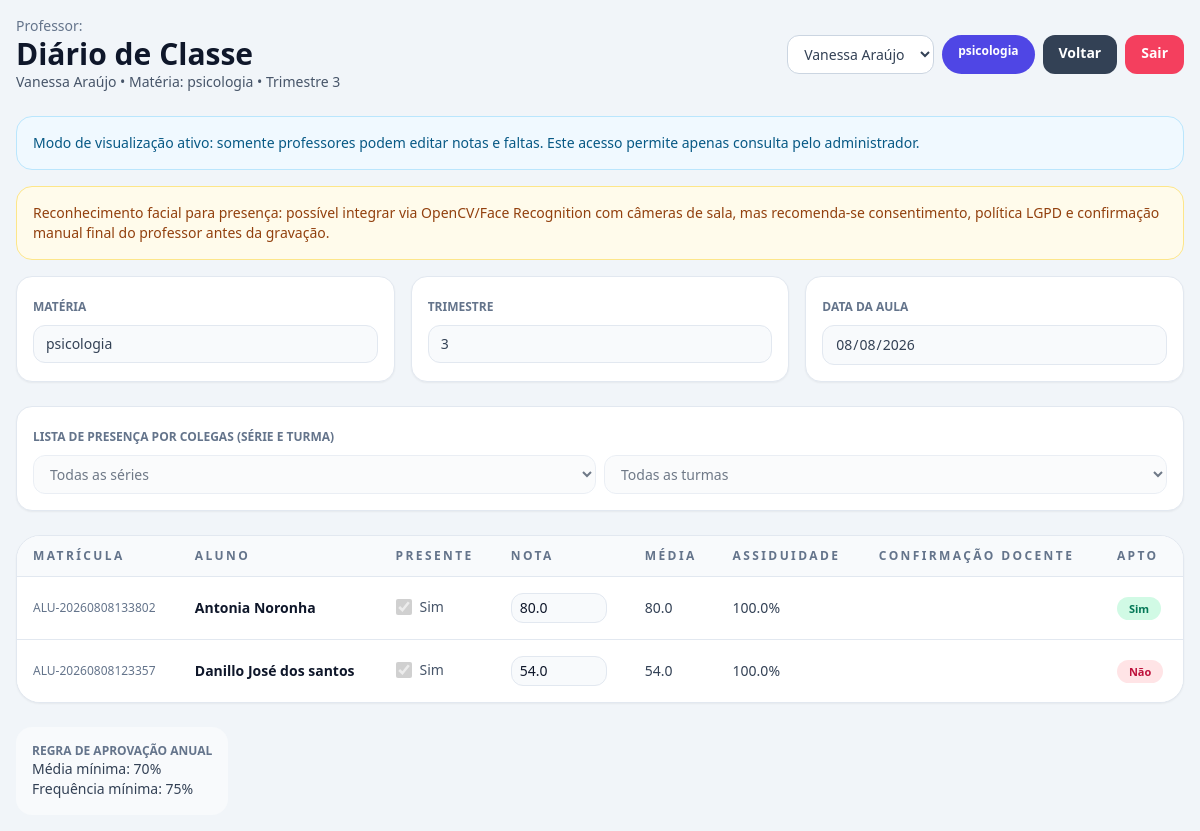
Screenshot of /diario/visualizacao (signed in) with the database file from the repository.
### tables this page shows
CREATE TABLE professores (
                    id INTEGER PRIMARY KEY AUTOINCREMENT,
                    nome TEXT NOT NULL,
                    cpf TEXT UNIQUE NOT NULL,
                    email TEXT NOT NULL,
                    senha TEXT,
                    telefone TEXT,
                    especialidade TEXT NOT NULL,
                    disciplinas TEXT,
                    data_nascimento TEXT,
                    genero TEXT,
                    data_admissao TEXT,
                    salario REAL,
                    endereco TEXT,
                    cidade TEXT,
                    estado TEXT,
                    status TEXT DEFAULT 'ativo',
                    data_cadastro TIMESTAMP DEFAULT CURRENT_TIMESTAMP
                );

CREATE TABLE alunos (
                    id INTEGER PRIMARY KEY AUTOINCREMENT,
                    nome TEXT NOT NULL,
                    matricula TEXT UNIQUE NOT NULL,
                    email TEXT,
                    serie TEXT NOT NULL,
                    turma TEXT NOT NULL,
                    data_nascimento TEXT,
                    cpf TEXT UNIQUE,
                    responsavel TEXT,
                    responsavel_cpf TEXT,
                    responsavel_telefone TEXT,
                    status TEXT DEFAULT 'arquivado',
                    data_cadastro TIMESTAMP DEFAULT CURRENT_TIMESTAMP
                , foto_referencia TEXT);

CREATE TABLE diario_entradas (
                    id INTEGER PRIMARY KEY AUTOINCREMENT,
                    aluno_id INTEGER NOT NULL,
                    professor_id INTEGER NOT NULL,
                    materia TEXT NOT NULL,
                    data_aula TEXT NOT NULL,
                    trimestre INTEGER NOT NULL,
                    presente INTEGER NOT NULL,
                    nota REAL,
                    observacao TEXT,
                    created_at TIMESTAMP DEFAULT CURRENT_TIMESTAMP,
                    FOREIGN KEY (aluno_id) REFERENCES alunos(id),
                    FOREIGN KEY (professor_id) REFERENCES professores(id)
                );

### app.py (the view)
@app.route('/diario/visualizacao')
def diario_visualizacao():
    if not usuario_logado():
        return redirect(url_for('login'))
    professores = db.buscar_registros('professores')
    if not professores:
        definir_mensagem('erro', 'Nenhum professor cadastrado para visualização do diário.')
        return redirect(url_for('dashboard'))
    professor_id_raw = request.args.get('professor_id')
    professor_id = int(professor_id_raw) if professor_id_raw and professor_id_raw.isdigit() else professores[0]['id']
    professor = db.buscar_por_id('professores', professor_id)
    if not professor:
        professor = professores[0]
        professor_id = professor['id']
    disciplinas = [d.strip() for d in (professor.get('disciplinas') or '').split(',') if d.strip()]
    if not disciplinas:
        disciplinas = [professor.get('especialidade') or 'Geral']
    materia_param = request.args.get('materia')
    materia = materia_param if materia_param in disciplinas else disciplinas[0]
    data_param = request.args.get('data')
    try:
        data_ref = datetime.strptime(data_param, '%Y-%m-%d').date() if data_param else datetime.today().date()
    except ValueError:
        data_ref = datetime.today().date()
    serie_atual = (request.args.get('serie') or '').strip()
    turma_atual = (request.args.get('turma') or '').strip()
    todos_alunos = db.buscar_registros('alunos')
    series_disponiveis = sorted({(a.get('serie') or '').strip() for a in todos_alunos if (a.get('serie') or '').strip()})
    turmas_disponiveis = sorted({(a.get('turma') or '').strip() for a in todos_alunos if (a.get('turma') or '').strip()})
    alunos = todos_alunos
    if serie_atual:
        alunos = [a for a in alunos if (a.get('serie') or '').strip() == serie_atual]
    if turma_atual:
        alunos = [a for a in alunos if (a.get('turma') or '').strip() == turma_atual]
    trimestre = calcular_trimestre(data_ref)
    resumo_por_aluno = {item['aluno_id']: item for item in db.buscar_resumo_diario(professor_id, materia, trimestre)}
    lancamentos_dia = db.buscar_lancamentos_diario(professor_id, materia, data_ref.isoformat())
    return render_template(
        'diario.html',
        professor_nome=professor.get('nome'),
        disciplinas=disciplinas,
        materia_atual=materia,
        trimestre=trimestre,
        hoje=data_ref.isoformat(),
        serie_atual=serie_atual,
        series_disponiveis=series_disponiveis,
        turma_atual=turma_atual,
        turmas_disponiveis=turmas_disponiveis,
        limiar_reconhecimento=db.buscar_config_float('limiar_reconhecimento', 0.20),
        alunos=alunos,
        lancamentos_dia=lancamentos_dia,
        resumo_por_aluno=resumo_por_aluno,
        modo_visualizacao=True,
        professores=professores,
        professor_id_atual=professor_id,
        reconhecimento_disponivel=RECONHECIMENTO_DISPONIVEL
    )

### templates/diario.html (shortened to what this page needs)
<!DOCTYPE html>
<html lang="pt-BR" class="h-full bg-slate-100">
<head>
    <script src="https://cdn.tailwindcss.com"></script>
</head>
<body class="min-h-screen bg-slate-100 font-sans text-slate-900">
    <div class="max-w-7xl mx-auto p-4">
        <header class="mb-6 flex flex-col gap-4 md:flex-row md:items-center md:justify-between">
            <div>
                <p class="text-sm text-slate-500">Professor:</p>
                <h1 class="text-3xl font-bold">Diário de Classe</h1>
                <p class="text-sm text-slate-600">{{ professor_nome }} • Matéria: {{ materia_atual }} • Trimestre {{ trimestre }}</p>
            </div>
            <div class="flex flex-wrap gap-2">
                {% if modo_visualizacao and professores %}
                <select onchange="if(this.value){ window.location.href = this.value; }" class="rounded-xl border border-slate-300 bg-white px-3 py-2 text-sm text-slate-700">
                    {% for prof in professores %}
                    <option value="{{ url_for('diario_visualizacao', professor_id=prof.id, materia=materia_atual, data=hoje, serie=serie_atual, turma=turma_atual) }}" {% if prof.id == professor_id_atual %}selected{% endif %}>{{ prof.nome }}</option>
                    {% endfor %}
                </select>
                {% endif %}
                {% for disciplina in disciplinas %}
                <a href="{% if modo_visualizacao %}{{ url_for('diario_visualizacao', professor_id=professor_id_atual, materia=disciplina, data=hoje, serie=serie_atual, turma=turma_atual) }}{% else %}{{ url_for('diario', materia=disciplina, data=hoje, serie=serie_atual, turma=turma_atual) }}{% endif %}"
                    class="rounded-full px-4 py-2 text-xs font-semibold {% if disciplina == materia_atual %}bg-indigo-600 text-white{% else %}bg-slate-200 text-slate-700 hover:bg-slate-300{% endif %}">{{ disciplina }}</a>
                {% endfor %}
                {% if modo_visualizacao %}
                <a href="{{ url_for('dashboard') }}" class="rounded-xl bg-slate-700 px-4 py-2 text-sm font-semibold text-white hover:bg-slate-800">Voltar</a>
                {% endif %}
                <a href="{{ url_for('logout') }}" class="rounded-xl bg-rose-500 px-4 py-2 text-sm font-semibold text-white hover:bg-rose-600">Sair</a>
            </div>
        </header>
        {% if modo_visualizacao %}
        <div class="mb-4 rounded-2xl border border-sky-200 bg-sky-50 p-4 text-sm text-sky-800">
            Modo de visualização ativo: somente professores podem editar notas e faltas. Este acesso permite apenas consulta pelo administrador.
        </div>
        {% endif %}
        <div class="mb-4 rounded-2xl border border-amber-200 bg-amber-50 p-4 text-sm text-amber-800">
            Reconhecimento facial para presença: possível integrar via OpenCV/Face Recognition com câmeras de sala, mas recomenda-se consentimento, política LGPD e confirmação manual final do professor antes da gravação.
        </div>
        <form id="formDiario" action="{{ url_for('salvar_diario') }}" method="POST" class="space-y-6" onsubmit="return validarEnvioDiario()">
            <div class="grid gap-4 md:grid-cols-3">
                <div class="rounded-2xl bg-white p-4 shadow-sm border border-slate-200">
                    <label class="text-xs font-semibold uppercase text-slate-500">Matéria</label>
                    <input type="text" name="materia" value="{{ materia_atual }}" readonly
                        class="mt-2 w-full rounded-xl border border-slate-200 bg-slate-50 px-3 py-2 text-sm text-slate-700">
                </div>
                <div class="rounded-2xl bg-white p-4 shadow-sm border border-slate-200">
                    <label class="text-xs font-semibold uppercase text-slate-500">Trimestre</label>
                    <input type="text" name="trimestre" value="{{ trimestre }}" readonly
                        class="mt-2 w-full rounded-xl border border-slate-200 bg-slate-50 px-3 py-2 text-sm text-slate-700">
                </div>
                <div class="rounded-2xl bg-white p-4 shadow-sm border border-slate-200">
                    <label class="text-xs font-semibold uppercase text-slate-500">Data da Aula</label>
                    <input type="date" name="data_aula" value="{{ hoje }}"
                        {% if modo_visualizacao %}disabled{% endif %}
                        onchange="atualizarContextoDiario()"
                        class="mt-2 w-full rounded-xl border border-slate-200 bg-slate-50 px-3 py-2 text-sm text-slate-700">
                </div>
            </div>
            <div class="rounded-2xl bg-white p-4 shadow-sm border border-slate-200">
                <label class="text-xs font-semibold uppercase text-slate-500">Lista de Presença por Colegas (Série e Turma)</label>
                <div class="mt-2 grid gap-2 md:grid-cols-2">
                    <select id="filtroSerie" name="serie" {% if modo_visualizacao %}disabled{% endif %} onchange="atualizarContextoDiario()"
                        class="w-full rounded-xl border border-slate-200 bg-slate-50 px-3 py-2 text-sm text-slate-700">
                        <option value="" {% if not serie_atual %}selected{% endif %}>Todas as séries</option>
                    </select>
                    <select id="filtroTurma" name="turma" {% if modo_visualizacao %}disabled{% endif %} onchange="atualizarContextoDiario()"
                        class="w-full rounded-xl border border-slate-200 bg-slate-50 px-3 py-2 text-sm text-slate-700">
                        <option value="" {% if not turma_atual %}selected{% endif %}>Todas as turmas</option>
                    </select>
                </div>
            </div>
            <div class="overflow-x-auto rounded-3xl border border-slate-200 bg-white shadow-sm">
                <table class="min-w-full divide-y divide-slate-200 text-sm text-left">
                    <thead class="bg-slate-50 text-xs uppercase tracking-[0.2em] text-slate-500">
                        <tr>
                            <th class="px-4 py-3">Matrícula</th>
                            <th class="px-4 py-3">Aluno</th>
                            <th class="px-4 py-3">Presente</th>
                            <th class="px-4 py-3">Nota</th>
                            <th class="px-4 py-3">Média</th>
                            <th class="px-4 py-3">Assiduidade</th>
                            <th class="px-4 py-3">Confirmação Docente</th>
                            <th class="px-4 py-3">Apto</th>
                        </tr>
                    </thead>
                    <tbody class="divide-y divide-slate-200 bg-white">
                        {% for aluno in alunos %}
                        {% set resumo = resumo_por_aluno.get(aluno.id, {}) %}
                        <tr id="linhaAluno_{{ aluno.id }}">
                            {% set lancamento = lancamentos_dia.get(aluno.id, {}) %}
                            <td class="px-4 py-4 text-xs text-slate-500">{{ aluno.matricula }}</td>
                            <td class="px-4 py-4 font-semibold text-slate-900">{{ aluno.nome }}</td>
                            <td class="px-4 py-4">
                                <label class="inline-flex items-center gap-2 text-slate-600">
                                    <input type="checkbox" name="presente_{{ aluno.id }}" data-aluno-id="{{ aluno.id }}" {% if lancamento and lancamento.presente %}checked{% endif %} {% if modo_visualizacao %}disabled{% endif %} class="h-4 w-4 rounded border-slate-300 text-indigo-600">
                                    Sim
                                </label>
                            </td>
                            <td class="px-4 py-4">
                                <input type="number" step="0.01" min="0" max="100" name="nota_{{ aluno.id }}"
                                    value="{{ lancamento.nota if lancamento.nota is not none else '' }}"
                                    {% if modo_visualizacao %}disabled{% endif %}
                                    class="w-24 rounded-xl border border-slate-200 bg-slate-50 px-2 py-1 text-sm text-slate-900">
                            </td>
                            <td class="px-4 py-4 text-slate-700">{{ resumo.media or '0.00' }}</td>
                            <td class="px-4 py-4 text-slate-700">{{ resumo.presenca_percentual or '0.0' }}%</td>
                            <td class="px-4 py-4">
                            </td>
                            <td class="px-4 py-4">
                                {% if resumo.apto is not none %}
                                <span class="rounded-full px-3 py-1 text-[11px] font-semibold {% if resumo.apto %}bg-emerald-100 text-emerald-700{% else %}bg-rose-100 text-rose-700{% endif %}">{{ 'Sim' if resumo.apto else 'Não' }}</span>
                                {% else %}
                                <span class="text-slate-400">-</span>
                                {% endif %}
                            </td>
                        </tr>
                        {% else %}
                        <tr>
                            <td colspan="8" class="px-4 py-8 text-center text-slate-400">Nenhum aluno encontrado.</td>
                        </tr>
                        {% endfor %}
                    </tbody>
                </table>
            </div>
            <div class="flex flex-col gap-3 sm:flex-row sm:items-center sm:justify-between">
                <div class="rounded-2xl bg-slate-50 p-4 text-slate-700">
                    <p class="text-xs font-semibold uppercase text-slate-500">Regra de aprovação anual</p>
                    <p class="text-sm">Média mínima: 70%</p>
                    <p class="text-sm">Frequência mínima: 75%</p>
                </div>
            </div>
        </form>
    </div>
</body>
</html>

### rows the page displays
professores: nome "Vanessa Araújo", disciplinas "psicologia", materia "psicologia"
alunos: matricula "ALU-20260808133802", nome "Antonia Noronha", id "☑", media "80.0", presenca_percentual "100.0", apto "Sim"
diario_entradas: nota "80.0"
alunos: matricula "ALU-20260808123357", nome "Danillo José dos santos", id "☑", media "54.0", presenca_percentual "100.0", apto "Não"
diario_entradas: nota "54.0"

### other values shown
{{ trimestre }} "3"
form field value "Vanessa Araújo"
